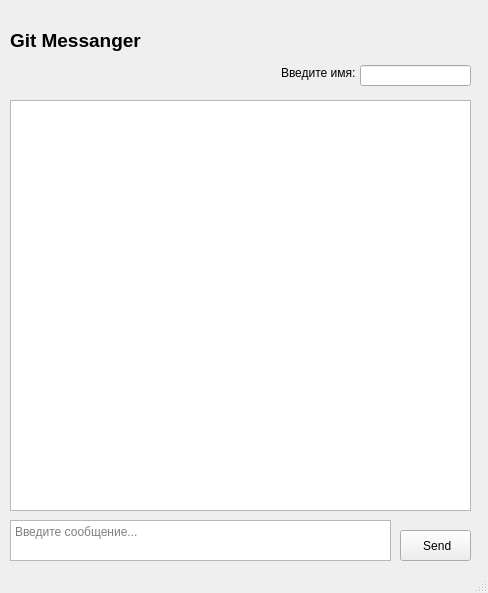
<?xml version="1.0" encoding="UTF-8"?>
<ui version="4.0">
 <class>MainWindow</class>
 <widget class="QMainWindow" name="MainWindow">
  <property name="geometry">
   <rect>
    <x>0</x>
    <y>0</y>
    <width>488</width>
    <height>593</height>
   </rect>
  </property>
  <property name="windowTitle">
   <string>Git Messanger</string>
  </property>
  <widget class="QWidget" name="centralwidget">
   <widget class="QPushButton" name="pushButton">
    <property name="geometry">
     <rect>
      <x>400</x>
      <y>530</y>
      <width>71</width>
      <height>31</height>
     </rect>
    </property>
    <property name="text">
     <string> Send</string>
    </property>
   </widget>
   <widget class="QTextEdit" name="textEdit">
    <property name="geometry">
     <rect>
      <x>10</x>
      <y>520</y>
      <width>381</width>
      <height>41</height>
     </rect>
    </property>
    <property name="placeholderText">
     <string>Введите сообщение...</string>
    </property>
   </widget>
   <widget class="QTextBrowser" name="textBrowser">
    <property name="geometry">
     <rect>
      <x>10</x>
      <y>100</y>
      <width>461</width>
      <height>411</height>
     </rect>
    </property>
   </widget>
   <widget class="QLineEdit" name="lineEdit">
    <property name="geometry">
     <rect>
      <x>360</x>
      <y>65</y>
      <width>111</width>
      <height>21</height>
     </rect>
    </property>
   </widget>
   <widget class="QLabel" name="label">
    <property name="geometry">
     <rect>
      <x>281</x>
      <y>65</y>
      <width>81</width>
      <height>16</height>
     </rect>
    </property>
    <property name="font">
     <font>
      <pointsize>9</pointsize>
     </font>
    </property>
    <property name="text">
     <string>Введите имя:</string>
    </property>
   </widget>
   <widget class="QLabel" name="label_2">
    <property name="geometry">
     <rect>
      <x>10</x>
      <y>20</y>
      <width>141</width>
      <height>41</height>
     </rect>
    </property>
    <property name="font">
     <font>
      <pointsize>14</pointsize>
      <weight>75</weight>
      <bold>true</bold>
     </font>
    </property>
    <property name="text">
     <string>Git Messanger</string>
    </property>
   </widget>
  </widget>
  <widget class="QStatusBar" name="statusbar"/>
 </widget>
 <resources/>
 <connections/>
</ui>
